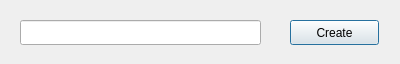
<?xml version="1.0" encoding="UTF-8"?>
<ui version="4.0">
 <class>CreateDirectoryWindow</class>
 <widget class="QDialog" name="CreateDirectoryWindow">
  <property name="geometry">
   <rect>
    <x>0</x>
    <y>0</y>
    <width>400</width>
    <height>64</height>
   </rect>
  </property>
  <property name="windowTitle">
   <string>Dialog</string>
  </property>
  <widget class="QLineEdit" name="lineEdit">
   <property name="geometry">
    <rect>
     <x>20</x>
     <y>20</y>
     <width>241</width>
     <height>25</height>
    </rect>
   </property>
  </widget>
  <widget class="QPushButton" name="pushButton">
   <property name="geometry">
    <rect>
     <x>290</x>
     <y>20</y>
     <width>89</width>
     <height>25</height>
    </rect>
   </property>
   <property name="text">
    <string>Create</string>
   </property>
  </widget>
 </widget>
 <resources/>
 <connections/>
</ui>
